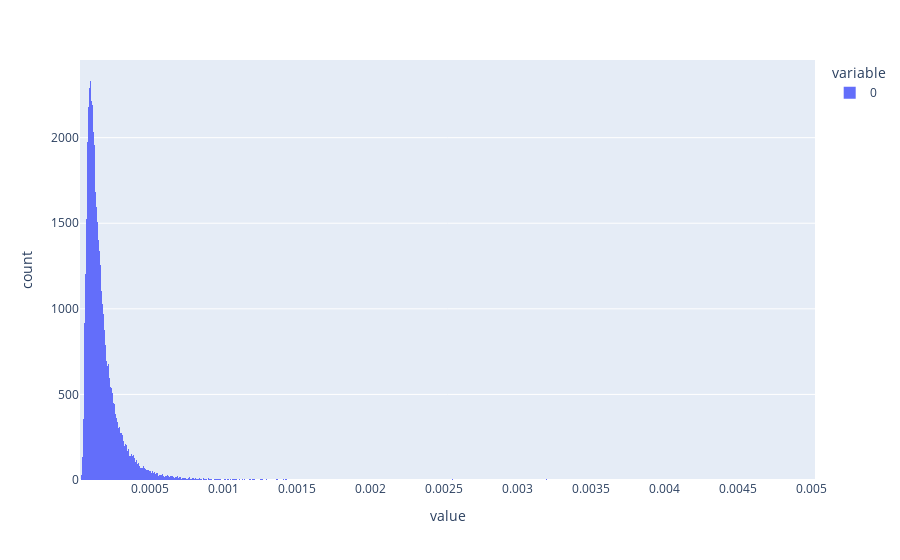

Notebook source saved alongside this figure:
### Code cell
px.histogram(tuple(error_per_image.values()))

### Figure 1 — Plotly figure (JSON) as saved in the notebook; plotly's stock layout.template omitted (floating-point values rounded to 4 significant figures; data arrays with more than 128 entries replaced by an {"elided": "..."} marker saying what was removed)
{"data": [{"alignmentgroup": "True", "bingroup": "x", "hovertemplate": "variable=0<br>value=%{x}<br>count=%{y}<extra></extra>", "legendgroup": "0", "marker": {"color": "#636efa"}, "name": "0", "offsetgroup": "0", "orientation": "v", "showlegend": true, "type": "histogram", "x": {"elided": "64000 float values"}, "xaxis": "x", "yaxis": "y"}], "layout": {"barmode": "relative", "legend": {"title": {"text": "variable"}, "tracegroupgap": 0}, "margin": {"t": 60}, "xaxis": {"anchor": "y", "domain": [0, 1], "title": {"text": "value"}}, "yaxis": {"anchor": "x", "domain": [0, 1], "title": {"text": "count"}}}}
